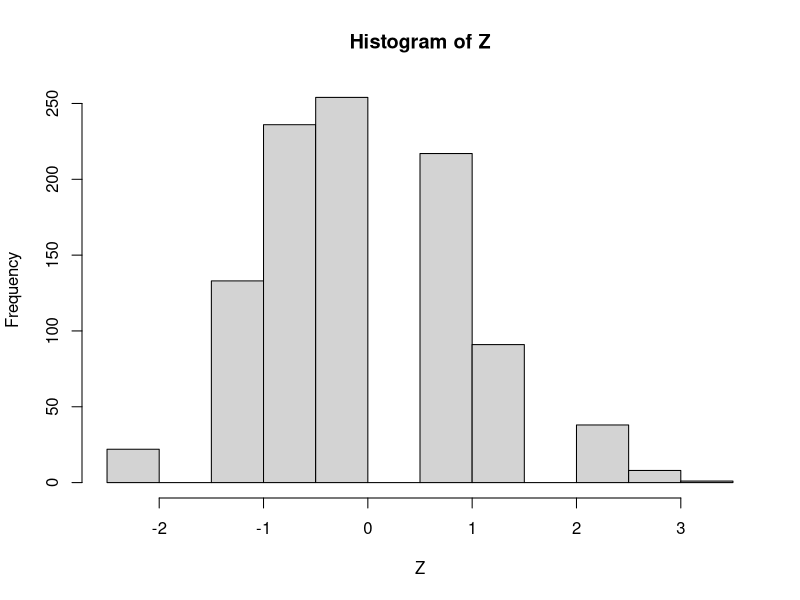
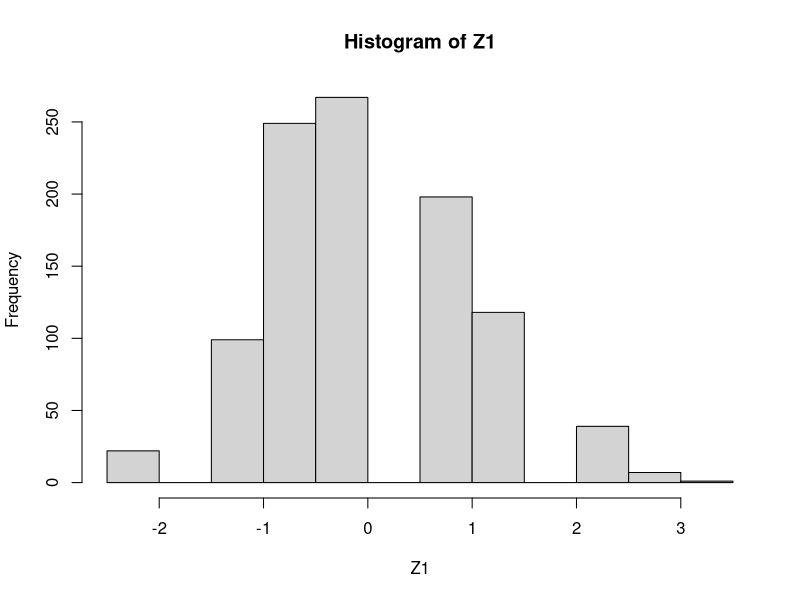
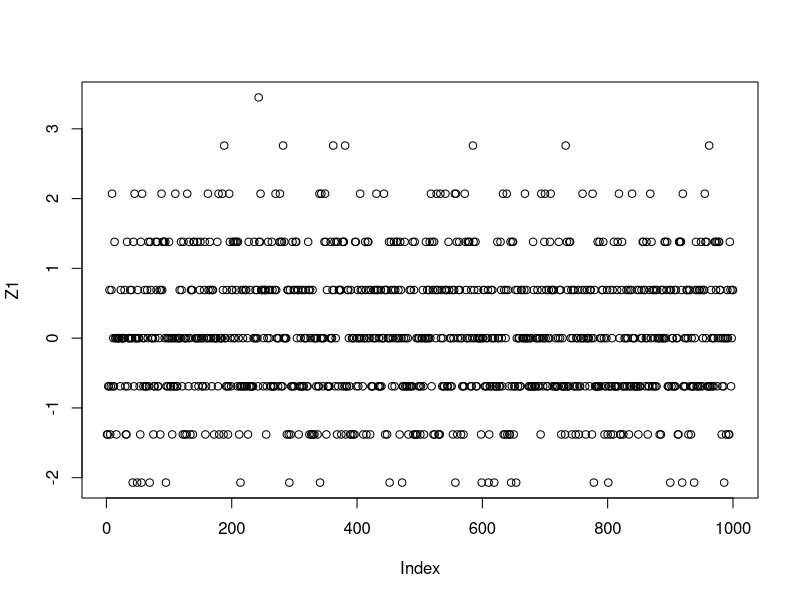
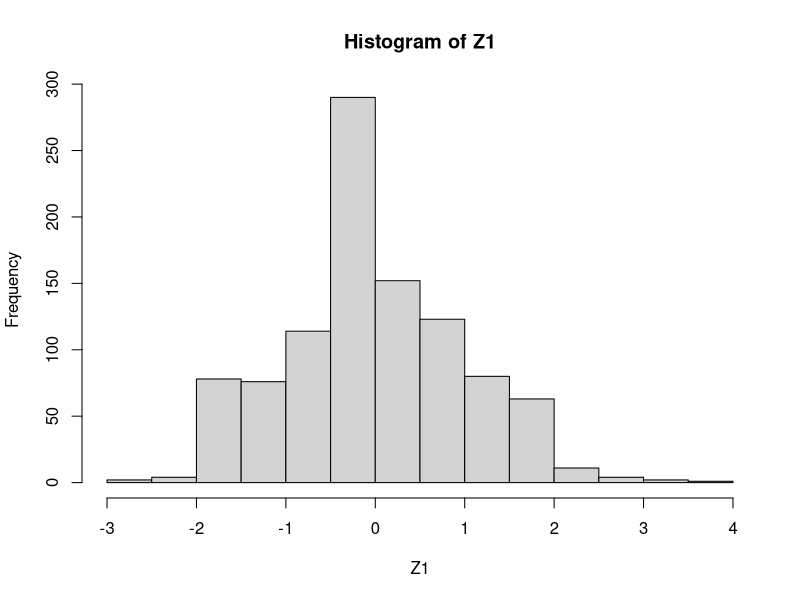
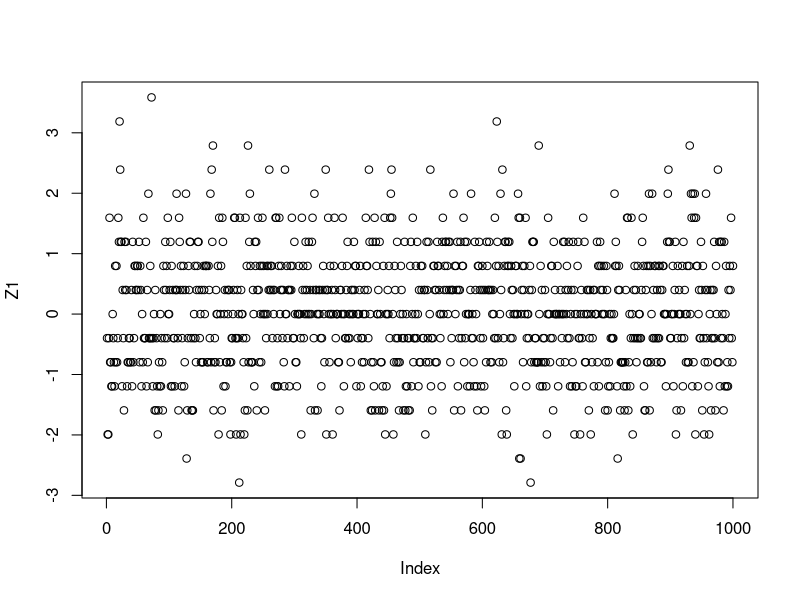
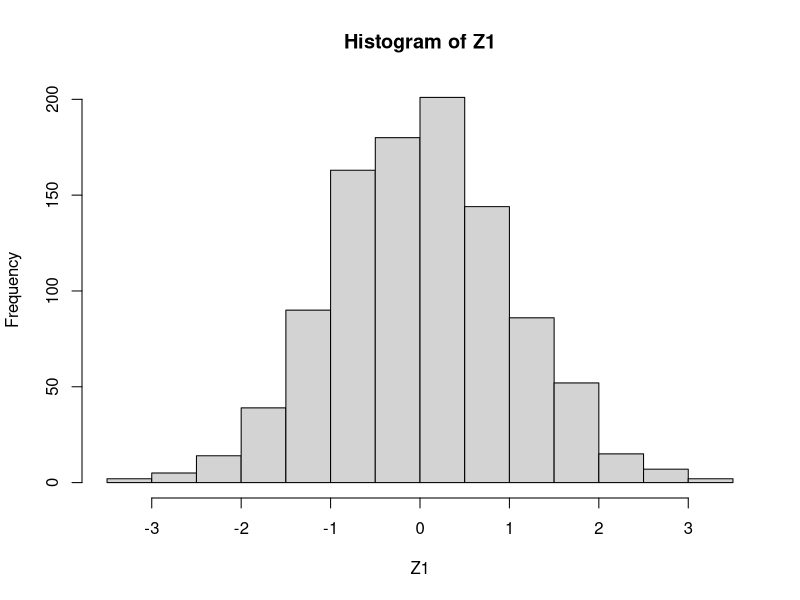
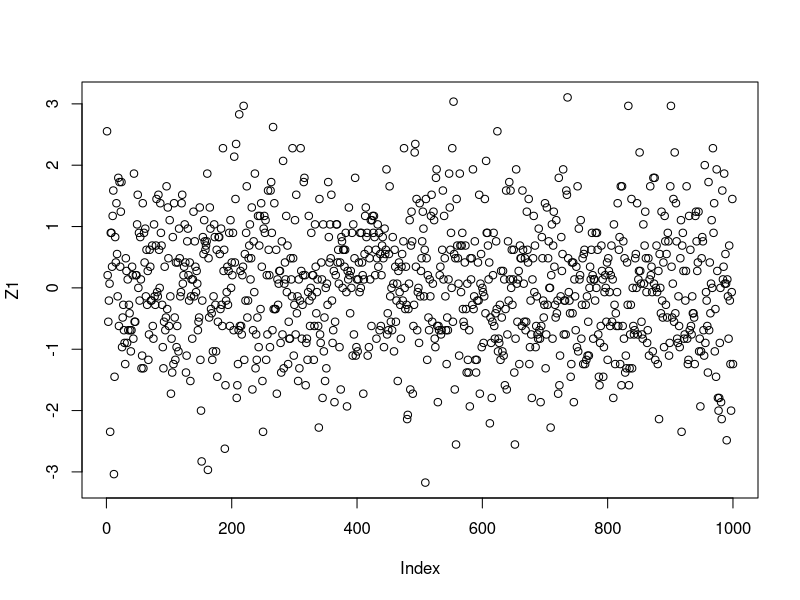
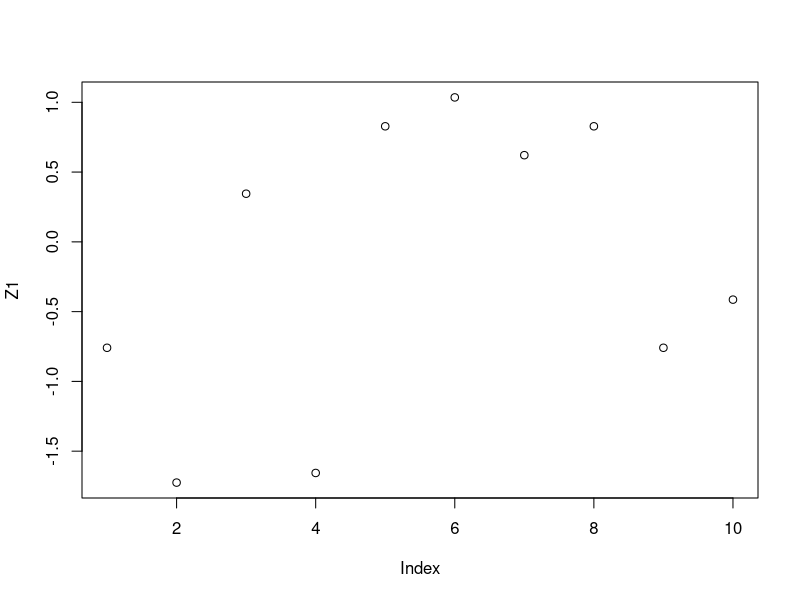

Write R code to recreate these figures, in order.
## ---- chunk 1
rbern <- function(N,p)
{
  X <- rep(0,N)
  for(i in 1:N)
  {
  u <- runif(1)
  if(u <= p)
    X[i] = 1
  }
  return(X)
}
X_100 <- rbern(100,0.3)

X_1000 <- rbern(1000,0.3)

X_10000 <- rbern(10000,0.3)


sum(X_100)
sum(X_1000)
sum(X_10000)
## ---- chunk 2
rgaus <- function (N,n,p)
{
  Z <- vector(length = N)
  for(i in 1:N)
  {
    X <- rbern(n,p)
    Z[i] <- sqrt(n)*(mean(X)-p)/sqrt(p*(1-p))
  }
  return(Z)
}

Z <- rgaus(1000,10,0.3)
hist(Z)


## ---- chunk 3
Z1 <- rgaus(1000,10,0.3)
hist(Z1)
plot(Z1)
Z1 <- rgaus(1000,30,0.3)
hist(Z1)
plot(Z1)
Z1 <- rgaus(1000,1000,0.3)
hist(Z1)
plot(Z1)
Z1 <- rgaus(10,1000,0.3)
plot(Z1)

Z1 <- rgaus(20,1000,0.3)
plot(Z1)

Z1 <- rgaus(40,1000,0.3)
hist(Z1)
plot(rnorm(1000,0,1))

# Donc ,plus N et n sont grand , plus le graph resemble une loi normal
## ---- chunk 4
rbi <- function (N,n,p)
{
  X <- vector(length = N)
  U <- vector(length = n)
  for(i in 1:N)
  {
    for(k in 1:n)
    {
       U[k] <- as.numeric(runif(1)<p)
    }
    X[i] =sum(U) 
  }
  return(X)
}
X<-rbi(10000,30,0.1)
## ---- chunk 5
hist(X)
hist(X,freq = FALSE)
mean(X)
## ---- chunk 6
rgaus_binom <- function (N,k,n,p)
{
  Z <- vector(length = N)
  for(i in 1:N)
  {
    X <- rbi(k,n,p)
    Z[i] <- sqrt(k)*(mean(X)-n*p)/sqrt(n*p*(1-p))
  }
  return(Z)
}
Z <- rgaus_binom(10000,10,30,0.1)
plot(Z)
Z <- rgaus_binom(10000,10,30,0.5)
plot(Z)
## ---- chunk 7
a <- vector(length = 4)
a[1]=0.5
a[2]=1
a[3]=1.5
a[4]=2
p <- vector(length = 4)
p[1]=1/4
p[2]=1/8
p[3]=1/8
p[4]=1/2
c <- rep(0,4)
for(i in 1:4)
{
  for(j in 1:i)
    {
      c[i] <-c[i]+p[j]
    }
}

rloidiscret <- function(N)
{
  X <- vector(length = N)
  for(i in 1:N)
  {
    u <- runif(1)
    k<-1
    while (u>c[k])
      k<-k+1
    X[i] <- a[k]
  }
  return(X)
}
X<- rloidiscret(10000)

hist(X,freq = FALSE)
## ---- chunk 8
#definir les fontion pour generer les rv de Poisson 
rpoisson <- function(Num,lambda)
{
  N=10
  X <- vector(length = Num)
  p <- vector(length = N)
  c <- rep(0,N)
  for(i in 1:N)
  {
    p[i]<- exp(-lambda)* lambda^(i-1)/factorial(i-1)
  }
  for(i in 1:N)
  {
    for(j in 1:i)
    {
      c[i]= c[i] + p[j]
    }
  }
  for(i in 1:Num)
  {
  u <- runif(1)
  if(u <= c[N])
  {
    k <- 1
    while (u > c[k])
      k<-k+1
    X[i] <- k-1
  }
  else
  {
    k <- N 
    pn <- p[N]
    cn <- c[N]
    while (u>cn)
    {
      k<- k+1
      pn <- lambda * pn/k
      cn <- cn+pn
    }
    X[i] <- k-1
  }
  
  }
  return(X)
}

#applique TCL 
rgaus_poisson<- function (N,k,lambda)
{
  Z <- vector(length = N)
  for(i in 1:N)
  {
    X <- rpoisson(k,lambda)
    Z[i] <- sqrt(k)*(mean(X)-lambda)/sqrt(lambda)
  }
  return(Z)
}

## ---- chunk 9
#definir les fontion pour generer les rv d'exponential 
rexpoentielle <- function(N,lambda)
{
  for(i in 1:N)
  {
  u <- runif(1)
  X[i] <- -log(u)/lambda
  }
  return(X)
}

#applique TCL 
rgaus_exp<- function (N,k,lambda)
{
  Z <- vector(length = N)
  for(i in 1:N)
  {
    X <- rpoisson(k,lambda)
    Z[i] <- sqrt(k)*(mean(X)-1/lambda)/sqrt(1/lambda^2)
  }
  return(Z)
}

## ---- chunk 10
#definir les fontion pour generer les rv de Weibull 
rweibull <- function(N,lambda,a)
{
  for(i in 1:N)
  {
  u <- runif(1)
  X[i] <- (-lambda*log(1-u))^(1/a)
  }
  return(X)
}

#applique TCL 
rgaus_weibull<- function (N,k,lambda,a)
{
  Z <- vector(length = N)
  mu <- lambda*gamma(1+1/a)
  var <- lambda^2*gamma(1+2/a)-mu^2
  for(i in 1:N)
  {
    X <- rweibull(k,lambda,a)
    Z[i] <- sqrt(k)*(mean(X)-mu)/sqrt(var)
  }
  return(Z)
}

